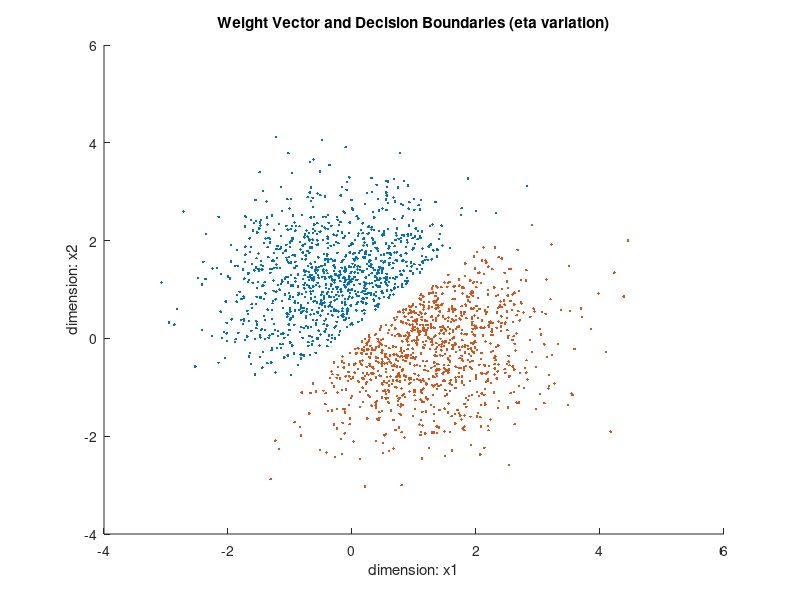

MATLAB code for this plot: (Note: this script raises an error after producing the figure.)
clear;
load('HW4/PercepClass1Training.txt');
load('HW4/PercepClass2Training.txt');
load('HW4/PDRClass1Testing.txt');
load('HW4/PDRClass2Testing.txt');

n = length(PercepClass1Training(:,1));
c1_train = horzcat(PercepClass1Training(:,2:3), ones(n,1));
c2_train = horzcat(PercepClass2Training(:,2:3), -ones(n,1));

n = length(PDRClass1Testing(:,1));
c1_testing = horzcat(PDRClass1Testing(:,2:3), ones(n,1));
c2_testing = horzcat(PDRClass2Testing(:,2:3), -ones(n,1));

training_set = [c1_train; c2_train];
testing_set = [c1_testing; c2_testing];

figure
hold on;
xlabel('dimension: x1');
ylabel('dimension: x2');
title('Weight Vector and Decision Boundaries (eta variation)')

scatter(c1_train(:,1), c1_train(:,2),'.');
scatter(c2_train(:,1), c2_train(:,2),'.');

eta_values = 0.001 : 0.01 : 0.10;

%Output: eta value, total epochs, training error, testing error
eta_variation_output = [0,0,0,0];
rand('seed', 12343);

for j = 1 : length(eta_values')
    eta = eta_values(j);
    loop = true;
    epoch = 0;
    p = [0,1];
    while (loop)
        [training_error, testing_error, new_weights] = runEpoch(p, training_set, testing_set, eta);
        
        p = new_weights;
        
        if training_error == 0
            loop = false;
        end

        epoch = epoch + 1;
        eta_variation_output = [eta_variation_output; [eta, epoch, training_error, testing_error]];
    end
    line([0,new_weights(1)], [0, new_weights(2)],'LineStyle', '--', 'color', 'r');
    minv = -1 / (new_weights(2)/new_weights(1));
    line([-2, 2], [-2*minv, 2*minv],'LineStyle', '--', 'color', 'k');
end

eta_variation_output = eta_variation_output(2:(length(eta_variation_output(:,1))), :);

legend('black lines : decision boundaries', 'red lines: weight vectors');